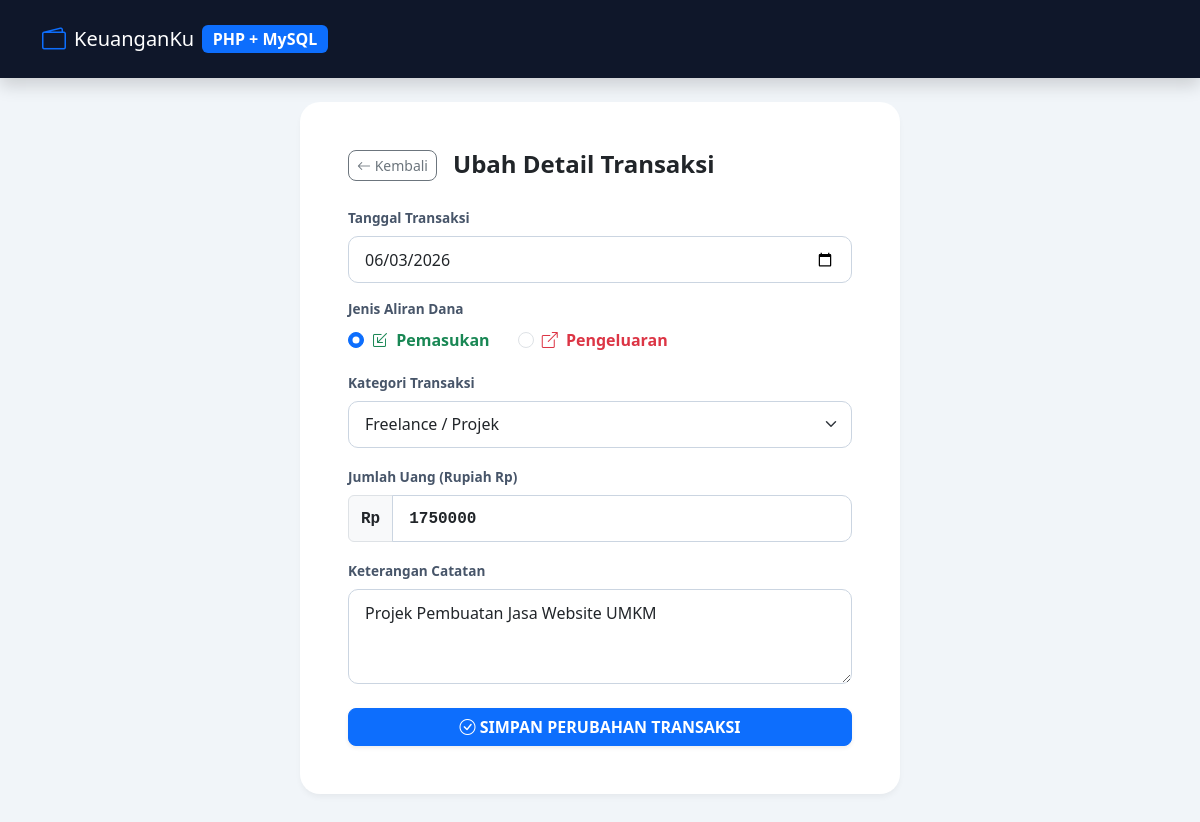
The app's page /edit.php?id=3 (signed in) with its own data.
### tables this page shows
CREATE TABLE IF NOT EXISTS `transaksi` (
  `id` INT(11) NOT NULL AUTO_INCREMENT,
  `tanggal` DATE NOT NULL,
  `keterangan` VARCHAR(255) NOT NULL,
  `kategori` VARCHAR(100) NOT NULL DEFAULT 'Lainnya',
  `jenis` ENUM('pemasukan','pengeluaran') NOT NULL,
  `jumlah` INT(11) NOT NULL,
  PRIMARY KEY (`id`)
);

### edit.php (the view, shortened to what this page needs)
<?php
require_once 'koneksi.php';
$id = (int)$_GET['id'];
$query_select = "SELECT * FROM transaksi WHERE id = ?";
$stmt_select = mysqli_prepare($koneksi, $query_select);
if ($stmt_select) {
    mysqli_stmt_bind_param($stmt_select, "i", $id);
    mysqli_stmt_execute($stmt_select);
    $result = mysqli_stmt_get_result($stmt_select);
    $old_data = mysqli_fetch_assoc($result);
} else {
    die("Kegagalan memproses kueri database SELECT.");
}
?>
<!DOCTYPE html>
<html lang="id">
<head>
    <link href="https://cdn.jsdelivr.net/npm/bootstrap@5.3.0/dist/css/bootstrap.min.css" rel="stylesheet">
    <link href="https://cdn.jsdelivr.net/npm/bootstrap-icons@1.11.2/font/bootstrap-icons.css" rel="stylesheet">
</head>
<body>
<nav class="navbar navbar-expand-lg navbar-dark bg-dark py-3 mb-4 shadow" style="background-color: #0f172a !important;">
    <div class="container">
        <a class="navbar-brand d-flex align-items-center" href="index.php">
            <i class="bi bi-wallet2 text-primary me-2 fs-4"></i>
            KeuanganKu <span class="badge bg-primary ms-2 fs-6">PHP + MySQL</span>
        </a>
    </div>
</nav>
<div class="container pb-5">
    <div class="card main-card p-4 p-sm-5 mt-3">
        <div class="d-flex items-center gap-2 mb-4">
            <a href="index.php" class="btn btn-sm btn-outline-secondary rounded-3 me-2">
                <i class="bi bi-arrow-left"></i> Kembali
            </a>
            <h4 class="fw-bold text-slate-800 mb-0">Ubah Detail Transaksi</h4>
        </div>
        <form action="edit.php?id=<?= $id; ?>" method="POST">
            <div class="mb-3">
                <label for="tanggal" class="form-label">Tanggal Transaksi</label>
                <input type="date" class="form-control" id="tanggal" name="tanggal" value="<?= htmlspecialchars($old_data['tanggal']); ?>" required>
            </div>
            <div class="mb-3">
                <label class="form-label d-block">Jenis Aliran Dana</label>
                <div class="form-check form-check-inline me-4">
                    <input class="form-check-input" type="radio" name="jenis" id="pemasukan" value="pemasukan" <?= $old_data['jenis'] === 'pemasukan' ? 'checked' : ''; ?>>
                    <label class="form-check-label fw-semibold text-success" for="pemasukan">
                        <i class="bi bi-box-arrow-in-down-left me-1"></i> Pemasukan
                    </label>
                </div>
                <div class="form-check form-check-inline">
                    <input class="form-check-input" type="radio" name="jenis" id="pengeluaran" value="pengeluaran" <?= $old_data['jenis'] === 'pengeluaran' ? 'checked' : ''; ?>>
                    <label class="form-check-label fw-semibold text-danger" for="pengeluaran">
                        <i class="bi bi-box-arrow-up-right me-1"></i> Pengeluaran
                    </label>
                </div>
            </div>
            <div class="mb-3">
                <label for="kategori" class="form-label">Kategori Transaksi</label>
                <select class="form-select" id="kategori" name="kategori" required>
                    <option value="Freelance" <?= $old_data['kategori'] === 'Freelance' ? 'selected' : ''; ?>>Freelance / Projek</option>
                </select>
            </div>
            <div class="mb-3">
                <label for="jumlah" class="form-label">Jumlah Uang (Rupiah Rp)</label>
                <div class="input-group">
                    <span class="input-group-text bg-light text-slate-500 font-monospace fw-bold">Rp</span>
                    <input type="number" class="form-control font-monospace fw-bold" id="jumlah" name="jumlah" value="<?= htmlspecialchars($old_data['jumlah']); ?>" min="1" required>
                </div>
            </div>
            <div class="mb-4">
                <label for="keterangan" class="form-label">Keterangan Catatan</label>
                <textarea class="form-control" id="keterangan" name="keterangan" rows="3" required><?= htmlspecialchars($old_data['keterangan']); ?></textarea>
            </div>
            <button type="submit" class="btn btn-primary w-100 py-2.5 rounded-3 fw-bold shadow-sm text-uppercase tracking-wider">
                <i class="bi bi-check-circle me-1.5"></i> Simpan Perubahan Transaksi
            </button>
        </form>
    </div>
</div>
</body>
</html>

### edit.php (style rules this page uses)
body { background-color: #f1f5f9; font-family: 'Segoe UI', system-ui, -apple-system, sans-serif; color: #1e293b; }
.main-card { border: none; border-radius: 20px; background-color: #ffffff; box-shadow: 0 4px 6px -1px rgba(0, 0, 0, 0.05); max-width: 600px; margin: 0 auto; }
.form-label { font-weight: 600; color: #475569; font-size: 0.85rem; }
.form-control, .form-select { border-radius: 10px; padding: 0.65rem 1rem; border: 1px solid #cbd5e1; }

### records on screen
transaksi: tanggal "06/03/2026", jenis "☑ Pemasukan", jenis "☐ Pengeluaran", kategori "Freelance / Projek", jumlah "1750000", keterangan "Projek Pembuatan Jasa Website UMKM"
